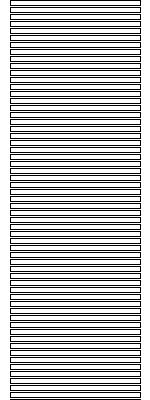
Frame 1 (no input)
Frame 60 (the mouse pressed at the canvas centre just before this capture): identical to frame 1, image omitted
Frame 120 (the mouse held since frame 60 and released just before this capture): identical to frame 1, image omitted

The Processing sketch that drew this single still picture (run headless with seeded random() and noise(); from frame 60 on, the mouse is pressed at the canvas centre):

// Processing sketch: chapter_6_2
// ── chapter_6_2.pde
// fig 6.5 page 84


int h = 5; // hight of rectangle
int space = h + 2; // set the recs 10 px apart each

int x = 10; // place to start all recs on the x axis
int y = 0; // place to begin the y for looping
int w; // initialie w variable for setup call



void setup(){
	size(150, 400);
	background(255);
	w = width - x*2; // width of rect
}

void draw(){
	
	while (y < height){
		rect(x, y, w, h);
		y = y + space;
	}

}
